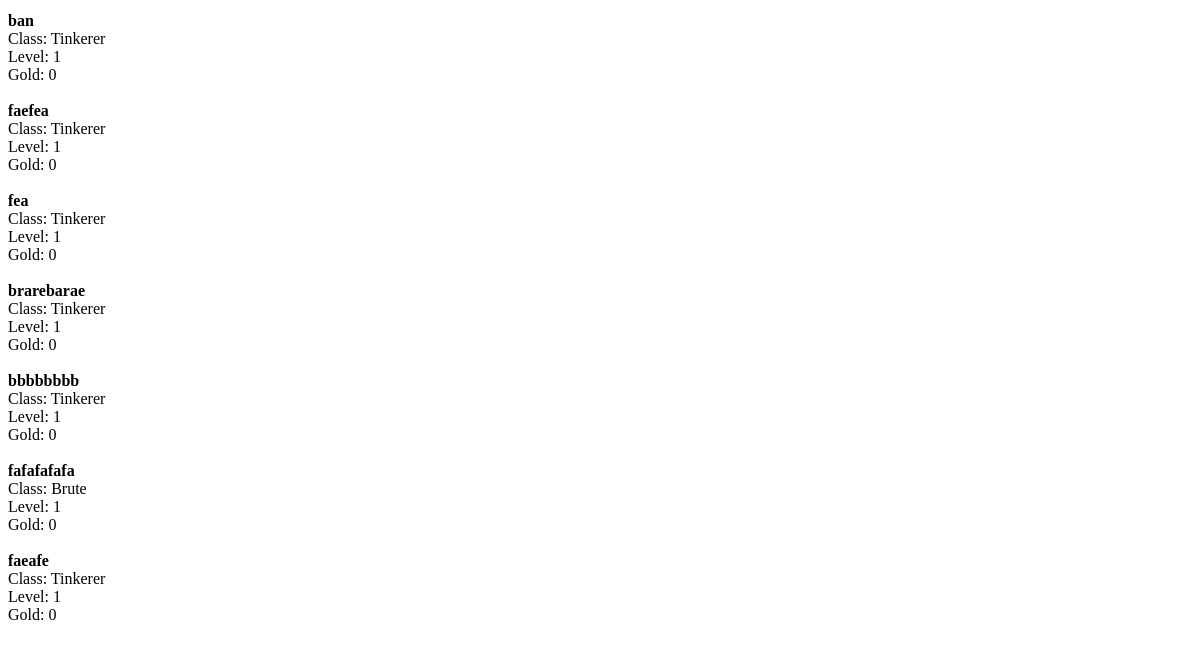
The page /retired_characters (lower part) on the database as committed earlier.
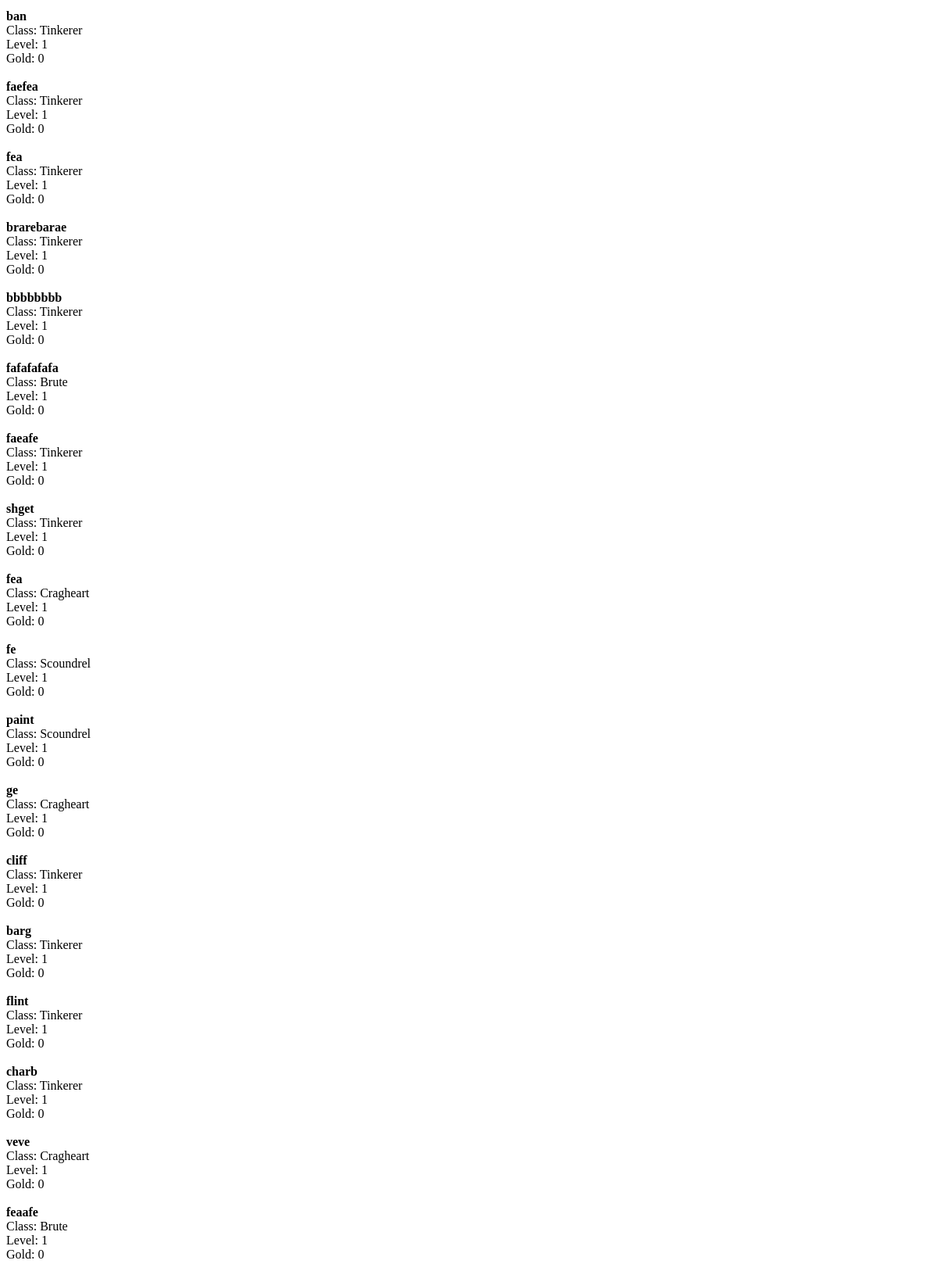
The same page on the database as committed later.
### app/models.py (models this page shows, shortened)
class RetiredCharacter(db.Model):
    id: so.Mapped[int] = so.mapped_column(primary_key=True)
    name: so.Mapped[str] = so.mapped_column(sa.String(64), index=True)
    level: so.Mapped[int] = so.mapped_column(sa.Integer, index=True, default=1)
    gold: so.Mapped[int] = so.mapped_column(sa.Integer, index=True, default=0)
    class_id: so.Mapped[int] = so.mapped_column(sa.ForeignKey(Class.id),index=True)
    class_name: so.Mapped[Class] = so.relationship(back_populates='retired_characters')

class Class(db.Model):
    id: so.Mapped[int] = so.mapped_column(primary_key=True)
    name: so.Mapped[str] = so.mapped_column(sa.String(64), index=True,
                                                unique=True)
    class_perks: so.Mapped[list["Class_Perk"]] = so.relationship(back_populates="class_")
    characters: so.Mapped[list["Character"]] = so.relationship(back_populates='class_name')
    retired_characters: so.Mapped[list["RetiredCharacter"]] = so.relationship(back_populates='class_name')

### app/routes.py (the view)
@app.route('/retired_characters', methods=['GET', 'POST'])
def RetiredCharacters():
    get_retired_characters = sa.select(RetiredCharacter)
    retired_characters = db.session.scalars(get_retired_characters).all()
    return render_template('retired_characters.html', title='Retired Characters', retired_characters=retired_characters)

### app/templates/retired_characters.html (shortened to what this page needs)
{% extends "base.html" %}
{% block content %}
<body>
    <div>
        {% for character in retired_characters %}
        <b>{{ character.name }}</b><br>
        Class: {{ character.class_name.name }}<br>
        Level: {{ character.level }}<br>
        Gold: {{ character.gold }}<br><br>
        {% endfor %}
    </div>
{% endblock %}

Rows that differ between the two databases and show on the page:
added RetiredCharacter: name "shget", class_name.name "Tinkerer", level "1", gold "0"
added RetiredCharacter: name "fea", class_name.name "Cragheart", level "1", gold "0"
added RetiredCharacter: name "fe", class_name.name "Scoundrel", level "1", gold "0"
added RetiredCharacter: name "paint", class_name.name "Scoundrel", level "1", gold "0"
added RetiredCharacter: name "ge", class_name.name "Cragheart", level "1", gold "0"
added RetiredCharacter: name "cliff", class_name.name "Tinkerer", level "1", gold "0"
added RetiredCharacter: name "barg", class_name.name "Tinkerer", level "1", gold "0"
added RetiredCharacter: name "flint", class_name.name "Tinkerer", level "1", gold "0"
added RetiredCharacter: name "charb", class_name.name "Tinkerer", level "1", gold "0"
added RetiredCharacter: name "veve", class_name.name "Cragheart", level "1", gold "0"
added RetiredCharacter: name "feaafe", class_name.name "Brute", level "1", gold "0"
